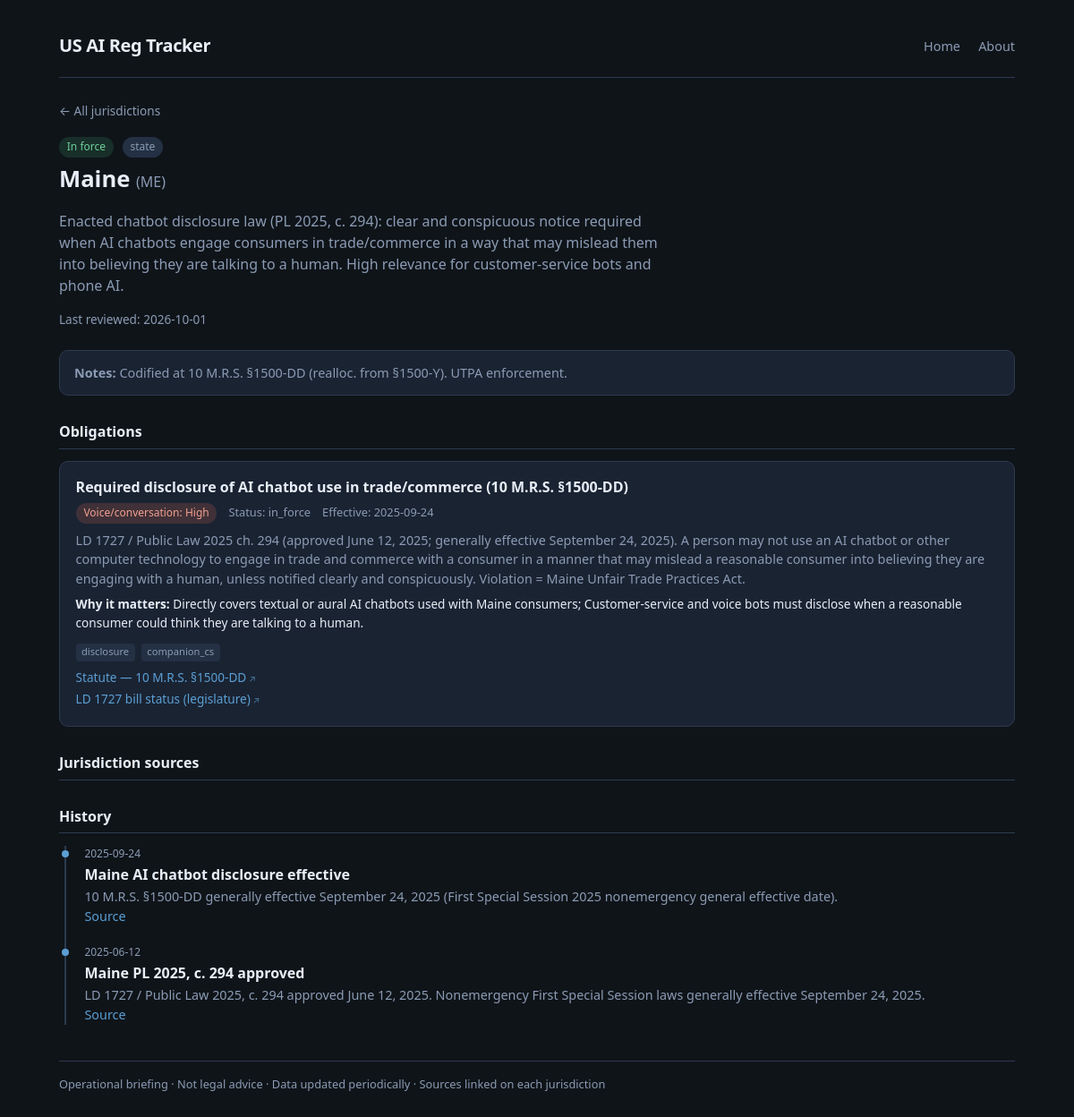
/j/ME, run on the app's committed database.
### tables this page shows
CREATE TABLE jurisdictions (
    id INTEGER PRIMARY KEY AUTOINCREMENT,
    code TEXT NOT NULL UNIQUE,
    name TEXT NOT NULL,
    kind TEXT NOT NULL CHECK (kind IN ('federal', 'state', 'local')),
    status_color TEXT NOT NULL DEFAULT 'quiet',
    status_label TEXT NOT NULL DEFAULT 'quiet',
    summary TEXT NOT NULL DEFAULT '',
    last_reviewed TEXT,
    notes TEXT DEFAULT ''
);

CREATE TABLE obligations (
    id INTEGER PRIMARY KEY AUTOINCREMENT,
    jurisdiction_id INTEGER NOT NULL REFERENCES jurisdictions(id) ON DELETE CASCADE,
    title TEXT NOT NULL,
    status TEXT NOT NULL DEFAULT 'proposed',
    effective_date TEXT,
    themes TEXT NOT NULL DEFAULT '[]',
    voice_cs_relevance TEXT NOT NULL DEFAULT 'none',
    voice_cs_why TEXT DEFAULT '',
    summary TEXT NOT NULL DEFAULT ''
);

CREATE TABLE sources (
    id INTEGER PRIMARY KEY AUTOINCREMENT,
    jurisdiction_id INTEGER REFERENCES jurisdictions(id) ON DELETE CASCADE,
    obligation_id INTEGER REFERENCES obligations(id) ON DELETE CASCADE,
    label TEXT NOT NULL,
    url TEXT NOT NULL,
    CHECK (jurisdiction_id IS NOT NULL OR obligation_id IS NOT NULL)
);

CREATE TABLE history_events (
    id INTEGER PRIMARY KEY AUTOINCREMENT,
    jurisdiction_id INTEGER NOT NULL REFERENCES jurisdictions(id) ON DELETE CASCADE,
    event_date TEXT NOT NULL,
    title TEXT NOT NULL,
    detail TEXT DEFAULT '',
    source_url TEXT,
    event_kind TEXT NOT NULL DEFAULT 'milestone',
    created_at TEXT NOT NULL DEFAULT (datetime('now'))
);

### app/main.py (the view)
@app.get("/j/{code}", response_class=HTMLResponse)
def jurisdiction_page(request: Request, code: str):
    detail = db.jurisdiction_detail(code)
    if not detail:
        raise HTTPException(status_code=404, detail=f"Jurisdiction {code} not found")
    j = _enrich_jurisdiction(detail["jurisdiction"])
    obligations = []
    for obl in detail["obligations"]:
        o = dict(obl)
        rel = o.get("voice_cs_relevance") or "none"
        o["rel_display"] = RELEVANCE_META.get(rel, RELEVANCE_META["none"])["label"]
        o["rel_css"] = RELEVANCE_META.get(rel, RELEVANCE_META["none"])["css"]
        obligations.append(o)
    return templates.TemplateResponse(
        "jurisdiction.html",
        {
            "request": request,
            "j": j,
            "obligations": obligations,
            "sources": detail["sources"],
            "history": detail["history"],
            "status_meta": STATUS_META,
        },
    )

### app/templates/jurisdiction.html (shortened to what this page needs)
{% extends "base.html" %}
{% block content %}
<a class="back" href="/">← All jurisdictions</a>
<div class="j-header">
  <span class="pill {{ j.status_css }}">{{ j.status_display }}</span>
  <span class="pill" style="margin-left:0.35rem;">{{ j.kind }}</span>
  <h1>{{ j.name }} <span style="color:var(--muted); font-weight:400; font-size:1rem;">({{ j.code }})</span></h1>
  <p class="summary">{{ j.summary }}</p>
  <p class="meta-line" style="margin-top:0.75rem;">Last reviewed: {{ j.last_reviewed or '—' }}</p>
</div>
{% if j.notes %}
<div class="notes"><strong>Notes:</strong> {{ j.notes }}</div>
{% endif %}
<h3 class="block-title">Obligations</h3>
{% if obligations %}
  {% for o in obligations %}
  <div class="obl">
    <h4>{{ o.title }}</h4>
    <div class="meta">
      <span class="pill {{ o.rel_css }}">Voice/conversation: {{ o.rel_display }}</span>
      <span>Status: {{ o.status }}</span>
      {% if o.effective_date %}<span>Effective: {{ o.effective_date }}</span>{% endif %}
    </div>
    <p>{{ o.summary }}</p>
    {% if o.voice_cs_why %}
    <p class="why"><strong>Why it matters:</strong> {{ o.voice_cs_why }}</p>
    {% endif %}
    {% if o.themes %}
    <div class="themes">
      {% for t in o.themes %}
      <span class="theme-tag">{{ t }}</span>
      {% endfor %}
    </div>
    {% endif %}
    {% if o.sources %}
    <ul class="sources">
      {% for s in o.sources %}
      <li><a href="{{ s.url }}" target="_blank" rel="noopener noreferrer">{{ s.label }}</a></li>
      {% endfor %}
    </ul>
    {% endif %}
  </div>
  {% endfor %}
{% else %}
<p class="empty">No specific obligations tracked yet for this jurisdiction.</p>
{% endif %}
{% if sources %}
<h3 class="block-title">Jurisdiction sources</h3>
{% endif %}
<h3 class="block-title">History</h3>
{% if history %}
<ul class="timeline">
  {% for h in history %}
  <li>
    <div class="date">{{ h.event_date }}</div>
    <div class="title">{{ h.title }}</div>
    {% if h.detail %}<div class="detail">{{ h.detail }}</div>{% endif %}
    {% if h.source_url %}
    <div class="detail"><a href="{{ h.source_url }}" target="_blank" rel="noopener noreferrer">Source</a></div>
    {% endif %}
  </li>
  {% endfor %}
</ul>
{% else %}
<p class="empty">No history events yet.</p>
{% endif %}
{% endblock %}

### app/static/style.css (style rules this page uses)
:root { --bg: #0f1419; --surface: #1a2332; --surface2: #243044; --border: #2d3a4f; --text: #e8eef7; --muted: #8b9bb4; --accent: #5b9fd4; --accent-soft: rgba(91, 159, 212, 0.15); --in-force: #3d9a6a; --pending: #c9a227; --hot: #d4654a; --quiet: #5a6a7e; --watch: #7b8fd4; --rel-high: #d4654a; --rel-medium: #c9a227; --rel-low: #5b9fd4; --rel-none: #5a6a7e; --radius: 10px; --font: "Segoe UI", system-ui, -apple-system, sans-serif; }
* { box-sizing: border-box; }
body { margin: 0; font-family: var(--font); background: var(--bg); color: var(--text); line-height: 1.5; min-height: 100vh; }
a { color: var(--accent); text-decoration: none; }
.meta-line { color: var(--muted); font-size: 0.85rem; margin-bottom: 1.25rem; }
.pill { display: inline-block; padding: 0.15rem 0.55rem; border-radius: 999px; font-size: 0.75rem; font-weight: 500; background: var(--surface2); color: var(--muted); }
.pill.status-in-force { background: rgba(61,154,106,0.2); color: #6ecf9a; }
.pill.rel-high { background: rgba(212,101,74,0.2); color: #f0a090; }
.back { font-size: 0.85rem; color: var(--muted); margin-bottom: 1rem; display: inline-block; }
.j-header { margin-bottom: 1.5rem; }
.j-header h1 { margin: 0.3rem 0 0.5rem; font-size: 1.6rem; }
.j-header .summary { color: var(--muted); max-width: 42rem; }
.notes { background: var(--surface); border: 1px solid var(--border); border-radius: var(--radius); padding: 0.85rem 1rem; margin: 1rem 0 1.5rem; font-size: 0.9rem; color: var(--muted); }
h3.block-title { font-size: 1rem; margin: 1.75rem 0 0.85rem; padding-bottom: 0.4rem; border-bottom: 1px solid var(--border); }
.obl { background: var(--surface); border: 1px solid var(--border); border-radius: var(--radius); padding: 1rem 1.1rem; margin-bottom: 0.75rem; }
.obl h4 { margin: 0 0 0.35rem; font-size: 1rem; }
.obl .meta { font-size: 0.8rem; color: var(--muted); margin-bottom: 0.5rem; }
.obl .meta span { margin-right: 0.6rem; }
.obl p { margin: 0.35rem 0; font-size: 0.9rem; color: var(--muted); }
.obl .why { font-size: 0.85rem; color: var(--text); margin-top: 0.5rem; }
.themes { margin-top: 0.5rem; }
.theme-tag { display: inline-block; font-size: 0.7rem; padding: 0.1rem 0.4rem; margin: 0.15rem 0.2rem 0 0; border-radius: 4px; background: var(--surface2); color: var(--muted); }
.sources { list-style: none; padding: 0; margin: 0.5rem 0 0; }
.sources li { margin: 0.25rem 0; font-size: 0.85rem; }
.sources a::after { content: " ↗"; font-size: 0.75em; opacity: 0.7; }
.timeline { list-style: none; padding: 0; margin: 0; }
.timeline li { position: relative; padding: 0 0 1.25rem 1.25rem; border-left: 2px solid var(--border); margin-left: 0.4rem; }
.timeline li::before { content: ""; position: absolute; left: -5px; top: 0.35rem; width: 8px; height: 8px; border-radius: 50%; background: var(--accent); }
.timeline li:last-child { padding-bottom: 0; }
.timeline .date { font-size: 0.75rem; color: var(--muted); }
.timeline .title { font-weight: 600; margin: 0.15rem 0; }
.timeline .detail { font-size: 0.9rem; color: var(--muted); }

### data on the page
jurisdictions: kind "state", name "Maine", code "ME", summary "Enacted chatbot disclosure law (PL 2025, c. 294): clear and conspicuous notice required when AI chatbots engage consumers in trade/commerce in a way that may mislead them into believing they are talking to a human. High relevance for customer-service bots and phone AI.", last_reviewed "2026-10-01", notes "Codified at 10 M.R.S. §1500-DD (realloc. from §1500-Y). UTPA enforcement."
obligations: title "Required disclosure of AI chatbot use in trade/commerce (10 M.R.S. §1500-DD)", rel_display "High", status "in_force", effective_date "2025-09-24", summary "LD 1727 / Public Law 2025 ch. 294 (approved June 12, 2025; generally effective September 24, 2025). A person may not use an AI chatbot or other computer technology to engage in trade and commerce with a consumer in a manner that may mislead a reasonable consumer into believing they are engaging with a human, unless notified clearly and conspicuously. Violation = Maine Unfair Trade Practices Act.", voice_cs_why "Directly covers textual or aural AI chatbots used with Maine consumers; Customer-service and voice bots must disclose when a reasonable consumer could think they are talking to a human.", themes "disclosure" "companion_cs"
sources: label "Statute — 10 M.R.S. §1500-DD"
sources: label "LD 1727 bill status (legislature)"
history_events: event_date "2025-09-24", title "Maine AI chatbot disclosure effective", detail "10 M.R.S. §1500-DD generally effective September 24, 2025 (First Special Session 2025 nonemergency general effective date)."
history_events: event_date "2025-06-12", title "Maine PL 2025, c. 294 approved", detail "LD 1727 / Public Law 2025, c. 294 approved June 12, 2025. Nonemergency First Special Session laws generally effective September 24, 2025."

### other printed values
{{ j.status_display }} "In force"
